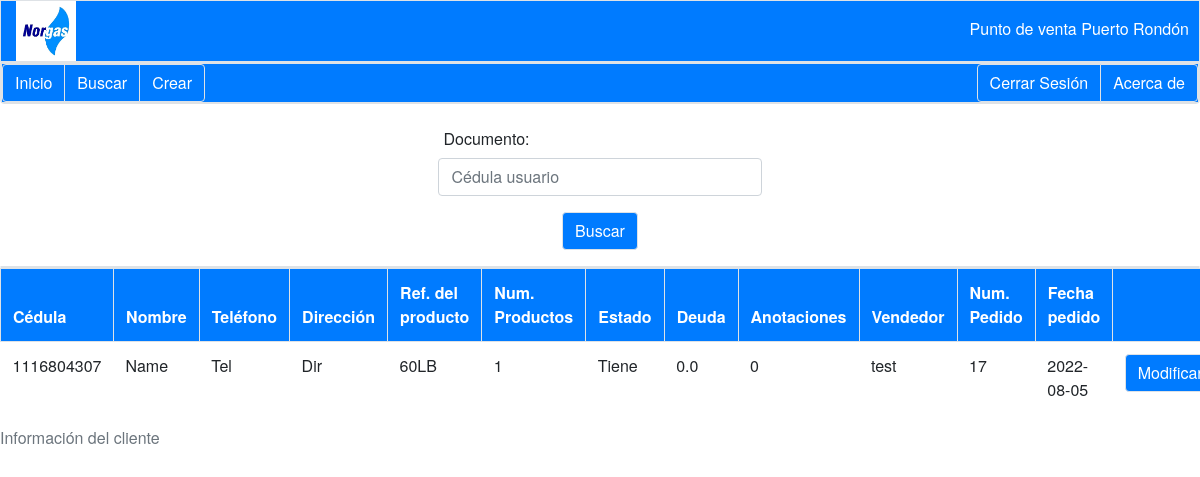
Before: /search/1116804307 (signed in) with the older database file.
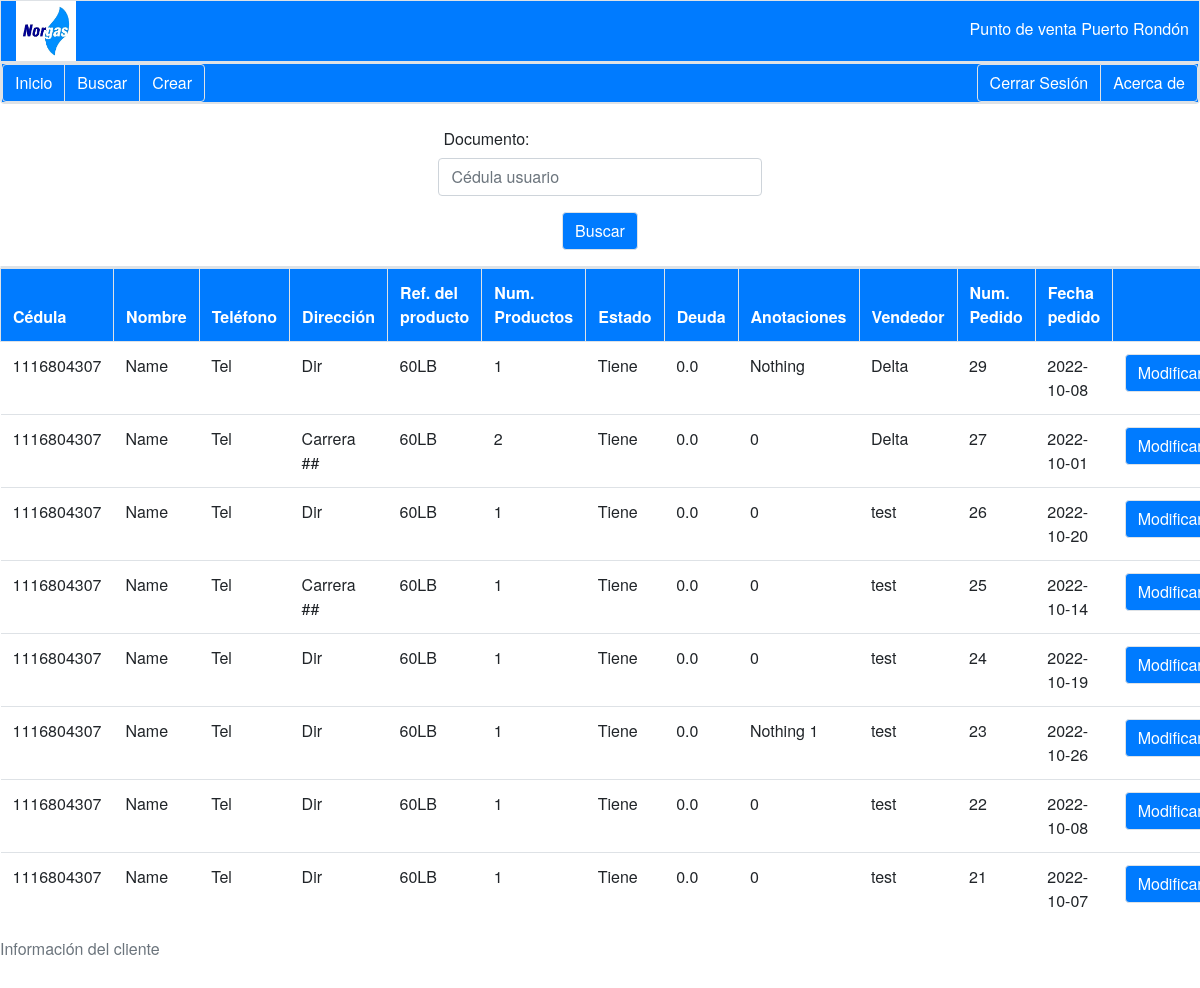
After: the same page with the newer database file.
### tables this page shows
CREATE TABLE BaseDeDatos (
    ID INTEGER PRIMARY KEY AUTOINCREMENT,
    id_cliente            VARCHAR (20)  NOT NULL,
    nombre_completo       VARCHAR (100) NOT NULL,
    telefono              VARCHAR (100) NOT NULL,
    direccion             VARCHAR (100) NOT NULL,
    referencia_producto   VARCHAR (100) NOT NULL,
    num_producto          INT           NOT NULL,
    estado_producto       VARCHAR(30)       NOT NULL,
    deuda                 FLOAT         NOT NULL,
    anotaciones           VARCHAR (200),
    nombre_vendedor       VARCHAR(50)   NOT NULL,
    id_departamento INT NOT NULL,
    id_pedido             INTEGER       NOT NULL,
    fecha_pedido          DATE          NOT NULL,
    
    FOREIGN KEY (id_cliente) REFERENCES Cliente (id_cli),
    FOREIGN KEY (referencia_producto) REFERENCES Producto (referencia_producto),
    FOREIGN KEY (id_pedido) REFERENCES Pedido (id_pedido_now),
    FOREIGN KEY (id_departamento) REFERENCES Venta (id_departamento)
);

### app.py (the view, shortened to what this page needs)
@app.route('/search', methods=['GET', 'POST'])
@app.route('/search/<documento>', methods=['GET', 'POST'])
def search(documento=''):
    form = Buscar()
    if request.method =='GET':
        if 'username' in session:
            if documento != '':
                Usuario = documento
                datos = db.sql_select_usuario(Usuario)
                datos = datos.copy()
                datos.reverse()
            else:
                datos = [('Null','Null','Null','Null','Null','Null','Null','Null','Null','Null','Null','Null','Null','Null')]
            return render_template('search.html', form = form, DatosUsuario = datos, usuario_existe = False)
        else:
            flash('Error, debe iniciar sesión.')
            return redirect(url_for('login'))

### forms.py
class Buscar(FlaskForm):
    Cliente = SearchField('Documento:', validators=[DataRequired()], id="buscar_cliente_bd")
    Buscar = SubmitField('Buscar')

### basededatos.py (called while the page is built)
def sql_connection():
    try:
        con = sql.connect('DataBase.db')
        return con
    except Error:
        print(Error)

def sql_select_usuario(usuario):
    str_sql = f"SELECT * FROM BaseDeDatos WHERE id_cliente='{usuario}'"
    try:
        con = sql_connection()
        cursor_Obj = con.cursor()
        cursor_Obj.execute(str_sql)
        datos = cursor_Obj.fetchall()
        con.close()
        return datos
    except Error:
        return 'Error'

### templates/search.html (shortened to what this page needs)
{% extends "layout_menu.html" %}
{% block usuario %}
    <section class="SEARCH">
        <section class="d-flex justify-content-center p-3">
            <form action="/search" method="POST">
                <section class="form-group form-row">
                    {{form.Cliente.label (class="col-sm-5 col-form-label")}}
                    {{form.Cliente (class="form-control", placeholder="Cédula usuario")}}
                </section>
                <section class="d-flex justify-content-center">
                    {{form.Buscar (class="btn btn-primary float-left bg-primary border")}}
                </section>
            </form>
        </section>
    </section>
{% endblock usuario %}
{% block mostrar %}
<section class="SEARCH">
    <section class="table-responsive">
        <table class="table">
            <caption>Información del cliente</caption>
            <thead>
                <tr class="bg-primary text-white border">
                    <th class="border">Cédula</th>
                    <th class="border">Nombre</th>
                    <th class="border">Teléfono</th>
                    <th class="border">Dirección</th>
                    <th class="border">Ref. del producto</th>
                    <th class="border">Num. Productos</th>
                    <th class="border">Estado</th>
                    <th class="border">Deuda</th>
                    <th class="border">Anotaciones</th>
                    <th class="border">Vendedor</th>
                    <th class="border">Num. Pedido</th>
                    <th class="border">Fecha pedido</th>
                    <th class="border"></th>
                </tr>
            </thead>
            <tbody>
                {% for data in DatosUsuario %}
                    <tr>
                        <td>{{ data[1] }}</td>
                        <td>{{ data[2] }}</td>
                        <td>{{ data[3] }}</td>
                        <td>{{ data[4] }}</td>
                        <td>{{ data[5] }}</td>
                        <td>{{ data[6] }}</td>
                        <td>{{ data[7] }}</td>
                        <td>{{ data[8] }}</td>
                        <td>{{ data[9] }}</td>
                        <td>{{ data[10] }}</td>
                        <td>{{ data[12] }}</td>
                        <td>{{ data[13] }}</td>
                        {%if data[1] != 'Null' %}
                            <td><a class="btn btn-secondary bg-primary border" href="/modify/{{ data[12] }}">Modificar</a></td>
                        {% endif %}
                    </tr>
                {% endfor %}
            </tbody>
        </table>
    </section>
</section>
{% endblock mostrar %}

### templates/layout_menu.html (shortened to what this page needs)
<!DOCTYPE html>
<html lang="en">
    <head>
        <link rel="stylesheet" href="{{ url_for('static', filename='css/style.css' ) }}">
        <link rel="stylesheet" href="https://cdn.jsdelivr.net/npm/bootstrap@4.0.0/dist/css/bootstrap.min.css">
    </head>
    <body>
        <section class="sticky-top">
            <section class="container-fluid bg-primary border">
                <div class="row align-items-center">
                    <div class="col w-25">
                        <a  href="/home"><img src="{{ url_for('static', filename='img/NORGAS.jpg')}}" alt="Inicio" width="60" height="60" /></a>
                    </div>
                    <div class="col text-right border-0 w-75">
                        <a href="/home" class="btn border-0 text-white"><h6>Punto de venta Puerto Rondón</h6></a>
                    </div>
                </div>
            </section>
            <section  class="container-fluid bg-primary border rounded-bottom d-none d-sm-block">
                <div class="row bg-primary border">
                    <div class="btn-group mr-auto" role="group" aria-label="First group">
                        <a class="btn btn-secondary bg-primary border" href="/home">Inicio</a>
                        <a class="btn btn-secondary bg-primary border" href="/search">Buscar</a>
                        <a class="btn btn-secondary bg-primary border" href="/create">Crear</a>
                    </div>
                    <div class="btn-group" role="group" aria-label="Second group">
                        <a class="btn btn-secondary bg-primary border" href="/logout">Cerrar Sesión</a>
                        <a class="btn btn-secondary bg-primary border" href="/about">Acerca de</a>
                    </div>
                </div>
            </section>
        </section>
            {% block general %}
            {% block usuario %}
            {% endblock usuario %}
            <section class="border rounded">
            </section>
            {% block mostrar %}
            {% endblock mostrar %}
            {% endblock general %}
    </body>
</html>

### static/css/style.css (style rules this page uses)
* { box-sizing: border-box; font-size: 16px; font-family: "Helvetica Neue",Helvetica,Arial,sans-serif; opacity: 1; }
body { background-color: #ffffff; margin: 0; }
@media (min-width:576px) { h6 { position: absolute; top:0; right: 0; font-size: 24px; text-align: center; color: white; float: right; padding: 0px; margin: 25px 10px; width: auto; } }

Changed rows visible on the page:
removed BaseDeDatos: id_cliente "1116804307", nombre_completo "Name", telefono "Tel", direccion "Dir", referencia_producto "60LB", num_producto "1", estado_producto "Tiene", deuda "0.0", anotaciones "0", nombre_vendedor "test", id_pedido "17", fecha_pedido "2022-08-05"
added BaseDeDatos: id_cliente "1116804307", nombre_completo "Name", telefono "Tel", direccion "Dir", referencia_producto "60LB", num_producto "1", estado_producto "Tiene", deuda "0.0", anotaciones "Nothing", nombre_vendedor "Delta", id_pedido "29", fecha_pedido "2022-10-08"
added BaseDeDatos: id_cliente "1116804307", nombre_completo "Name", telefono "Tel", direccion "Carrera ##", referencia_producto "60LB", num_producto "2", estado_producto "Tiene", deuda "0.0", anotaciones "0", nombre_vendedor "Delta", id_pedido "27", fecha_pedido "2022-10-01"
added BaseDeDatos: id_cliente "1116804307", nombre_completo "Name", telefono "Tel", direccion "Dir", referencia_producto "60LB", num_producto "1", estado_producto "Tiene", deuda "0.0", anotaciones "0", nombre_vendedor "test", id_pedido "26", fecha_pedido "2022-10-20"
added BaseDeDatos: id_cliente "1116804307", nombre_completo "Name", telefono "Tel", direccion "Carrera ##", referencia_producto "60LB", num_producto "1", estado_producto "Tiene", deuda "0.0", anotaciones "0", nombre_vendedor "test", id_pedido "25", fecha_pedido "2022-10-14"
added BaseDeDatos: id_cliente "1116804307", nombre_completo "Name", telefono "Tel", direccion "Dir", referencia_producto "60LB", num_producto "1", estado_producto "Tiene", deuda "0.0", anotaciones "0", nombre_vendedor "test", id_pedido "24", fecha_pedido "2022-10-19"
added BaseDeDatos: id_cliente "1116804307", nombre_completo "Name", telefono "Tel", direccion "Dir", referencia_producto "60LB", num_producto "1", estado_producto "Tiene", deuda "0.0", anotaciones "Nothing 1", nombre_vendedor "test", id_pedido "23", fecha_pedido "2022-10-26"
added BaseDeDatos: id_cliente "1116804307", nombre_completo "Name", telefono "Tel", direccion "Dir", referencia_producto "60LB", num_producto "1", estado_producto "Tiene", deuda "0.0", anotaciones "0", nombre_vendedor "test", id_pedido "22", fecha_pedido "2022-10-08"
added BaseDeDatos: id_cliente "1116804307", nombre_completo "Name", telefono "Tel", direccion "Dir", referencia_producto "60LB", num_producto "1", estado_producto "Tiene", deuda "0.0", anotaciones "0", nombre_vendedor "test", id_pedido "21", fecha_pedido "2022-10-07"
